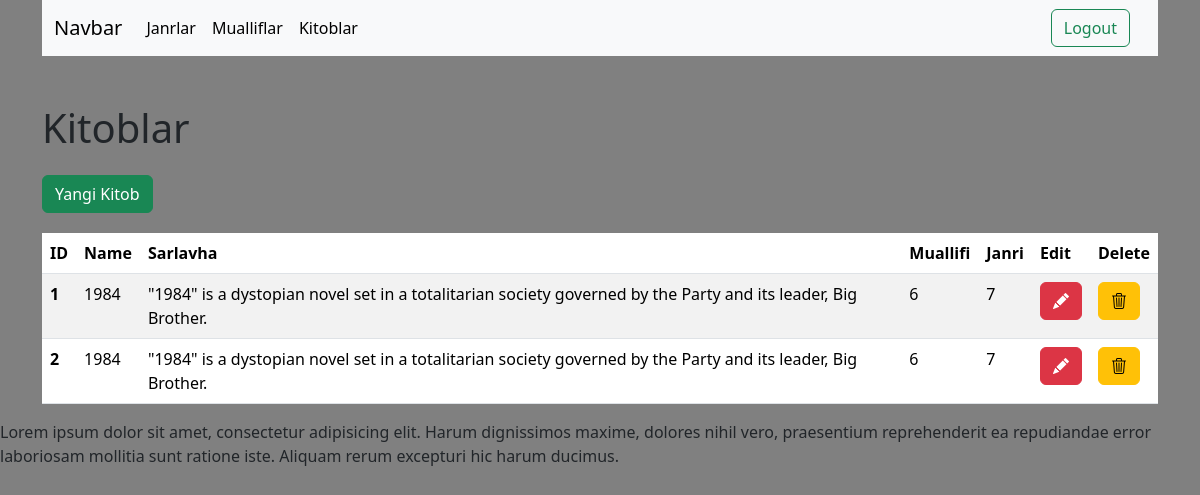
Screenshot of /kitob (signed in) with the database file from the repository.
### tables this page shows
CREATE TABLE `kitoblar` (
  `id` int NOT NULL,
  `title` varchar(255) NOT NULL,
  `description` text NOT NULL,
  `text` text NOT NULL,
  `img` varchar(255) NOT NULL,
  `janr_id` int NOT NULL,
  `muallif_id` int NOT NULL
);

### App/Helpers/Views.php (called while the page is built, shortened)
<?php
class Views{
    public static function make($view,$action,$models = []){
        include dirname(__DIR__) . '/Views/' . $view . '.php';
    }
}
?>

### App/Helpers/helper.php (called while the page is built, shortened)
<?php
if(!function_exists('view')){
    function view($view,$title,$models = []){
        Views::make($view,$title,$models);
    }
}
?>

### App/Controllers/KitoblarController.php (called while the page is built, shortened)
<?php
class KitoblarController
{
    public function index()
    {
        $models = Kitoblar::all();
        return view('Kitoblar/index', 'Kitoblar', $models);
    }
}

### App/App.php (called while the page is built, shortened)
<?php
class App{
    public function run(){
        $request = new Request;
        $route = new Route($request);
        return $route->action();
    }
}
?>

### index.php (called while the page is built, shortened)
<?php
include "autoload.php";
include "App/Helpers/helper.php";
$app = new App();
$app->run();
?>

### App/Databases/Database.php (called while the page is built, shortened)
<?php
class Database
{
    protected static $host = "localhost";
    protected static $dbname = "kutubxona";
    protected static $user = "root";
    protected static $password = "root";
    public static function connect()
    {
        return new PDO("mysql:host=" . self::$host . ";dbname=" . self::$dbname, self::$user, self::$password);
    }
}

### App/Models/Model.php (called while the page is built, shortened)
<?php
class Model extends Database
{
    public static $table;
    public static function all()
    {
        $sql = "SELECT * FROM " . static::$table;
        $query = self::connect()->query($sql);
        return $query->fetchAll(PDO::FETCH_OBJ);
    }
}

### autoload.php (called while the page is built, shortened)
<?php
spl_autoload_register(function($class){
    $class = str_replace('App\\', '', $class);
    $path = __DIR__. '/App/' . str_replace('\\', '/', $class) . '.php';
});
?>

### App/Views/Kitoblar/index.php (the view, shortened to what this page needs)
<h1>Kitoblar</h1>
<form action="kcreate" method="post">
    <button type="submit" class="btn btn-success" style="margin-top: 15px;margin-bottom:20px;">Yangi Kitob</button>
</form>
<table class="table table-striped">
    <thead>
        <tr>
            <th scope="col">ID</th>
            <th scope="col">Name</th>
            <th scope="col">Sarlavha</th>
            <th scope="col">Muallifi</th>
            <th scope="col">Janri</th>
            <th scope="col">Edit</th>
            <th scope="col">Delete</th>
        </tr>
    </thead>
    <tbody>
        <?php
        foreach ($models as $model) { ?>
            <tr>
                <th scope="row"><?= $model->id ?></th>
                <td><?= $model->title ?></td>
                <td><?= $model->description ?></td>
                <td><?= $model->janr_id ?></td>
                <td><?= $model->muallif_id ?></td>
                <td>
                    <form action="/kedit">
                        <button type="submit" class="btn btn-danger"><i class="bi bi-pencil-fill"></i></button>
                    </form>
                </td>
                <td>
                    <form action="/kdelete">
                        <button type="button" class="btn btn-warning"><i class="bi bi-trash3"></i></button>
                    </form>
                </td>
            </tr>
        <?php }
        ?>
    </tbody>
</table>

### rows the page displays
kitoblar: id "1", title "1984", description "\"1984\" is a dystopian novel set in a totalitarian society governed by the Party and its leader, Big Brother.", janr "6", muallif "7"
kitoblar: id "2", title "1984", description "\"1984\" is a dystopian novel set in a totalitarian society governed by the Party and its leader, Big Brother.", janr "6", muallif "7"
